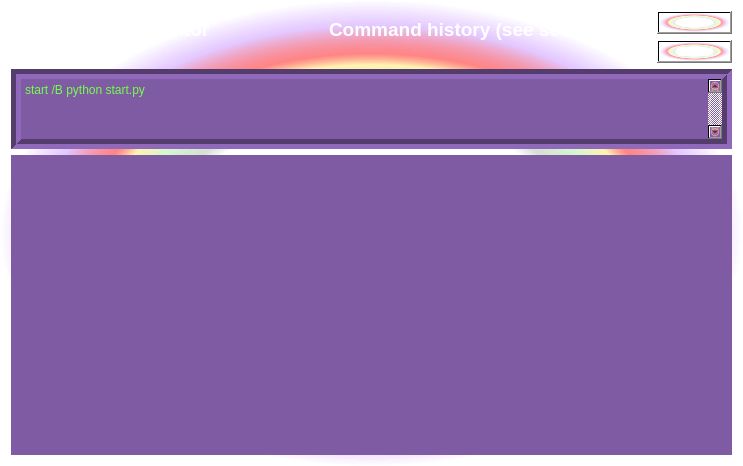
<?xml version="1.0" encoding="UTF-8"?>
<ui version="4.0">
 <class>ShellDialog</class>
 <widget class="QDialog" name="ShellDialog">
  <property name="geometry">
   <rect>
    <x>0</x>
    <y>0</y>
    <width>743</width>
    <height>459</height>
   </rect>
  </property>
  <property name="windowTitle">
   <string>Dialog</string>
  </property>
  <property name="styleSheet">
   <string notr="true">background-color: qradialgradient(spread:pad, cx:0.5, cy:0.5, radius:0.5, fx:0.5, fy:0.5, stop:0 rgba(0, 0, 0, 0), stop:0.52 rgba(0, 0, 0, 0), stop:0.565 rgba(82, 121, 76, 33), stop:0.65 rgba(159, 235, 148, 64), stop:0.721925 rgba(255, 238, 150, 129), stop:0.77 rgba(255, 128, 128, 204), stop:0.89 rgba(191, 128, 255, 64), stop:1 rgba(0, 0, 0, 0));</string>
  </property>
  <layout class="QGridLayout" name="gridLayout">
   <item row="0" column="0">
    <layout class="QHBoxLayout" name="horizontalLayout">
     <item>
      <widget class="QLabel" name="label">
       <property name="styleSheet">
        <string notr="true">background-color: rgba(0, 170, 127,0);
color: rgb(255, 255, 255);</string>
       </property>
       <property name="text">
        <string>&lt;html&gt;&lt;head/&gt;&lt;body&gt;&lt;p&gt;&lt;span style=&quot; font-size:22pt; font-weight:700; vertical-align:super;&quot;&gt;Shell command editor&lt;/span&gt;&lt;/p&gt;&lt;/body&gt;&lt;/html&gt;</string>
       </property>
      </widget>
     </item>
     <item>
      <widget class="QLabel" name="label_2">
       <property name="styleSheet">
        <string notr="true">background-color: rgba(0, 170, 127,0);
color: rgb(255, 255, 255);</string>
       </property>
       <property name="text">
        <string>&lt;html&gt;&lt;head/&gt;&lt;body&gt;&lt;p&gt;&lt;span style=&quot; font-size:22pt; font-weight:700; vertical-align:super;&quot;&gt;Command history (see settings.ini) &lt;/span&gt;&lt;/p&gt;&lt;/body&gt;&lt;/html&gt;</string>
       </property>
      </widget>
     </item>
    </layout>
   </item>
   <item row="1" column="0" colspan="2">
    <widget class="QPlainTextEdit" name="commandEdit">
     <property name="enabled">
      <bool>true</bool>
     </property>
     <property name="sizePolicy">
      <sizepolicy hsizetype="Expanding" vsizetype="Fixed">
       <horstretch>0</horstretch>
       <verstretch>0</verstretch>
      </sizepolicy>
     </property>
     <property name="maximumSize">
      <size>
       <width>16777215</width>
       <height>80</height>
      </size>
     </property>
     <property name="autoFillBackground">
      <bool>false</bool>
     </property>
     <property name="styleSheet">
      <string notr="true">background-color: rgb(126, 91, 162);
color: rgb(115, 255, 73);
font: 700 9pt &quot;Segoe UI&quot;;
border-color: rgb(85, 0, 0);
</string>
     </property>
     <property name="frameShape">
      <enum>QFrame::Box</enum>
     </property>
     <property name="frameShadow">
      <enum>QFrame::Sunken</enum>
     </property>
     <property name="lineWidth">
      <number>5</number>
     </property>
     <property name="verticalScrollBarPolicy">
      <enum>Qt::ScrollBarAlwaysOn</enum>
     </property>
     <property name="plainText">
      <string>start /B python start.py
</string>
     </property>
    </widget>
   </item>
   <item row="0" column="1">
    <widget class="QDialogButtonBox" name="buttonBox">
     <property name="styleSheet">
      <string notr="true">color: rgb(255, 255, 255);
font: 700 9pt &quot;Segoe UI&quot;;</string>
     </property>
     <property name="orientation">
      <enum>Qt::Vertical</enum>
     </property>
     <property name="standardButtons">
      <set>QDialogButtonBox::Cancel|QDialogButtonBox::Ok</set>
     </property>
    </widget>
   </item>
   <item row="2" column="0" colspan="2">
    <widget class="QConsole" name="console" native="true">
     <property name="sizePolicy">
      <sizepolicy hsizetype="Preferred" vsizetype="Maximum">
       <horstretch>0</horstretch>
       <verstretch>0</verstretch>
      </sizepolicy>
     </property>
     <property name="minimumSize">
      <size>
       <width>0</width>
       <height>300</height>
      </size>
     </property>
     <property name="mouseTracking">
      <bool>false</bool>
     </property>
     <property name="focusPolicy">
      <enum>Qt::ClickFocus</enum>
     </property>
     <property name="styleSheet">
      <string notr="true">background-color: rgb(126, 91, 162);
color: rgb(115, 255, 73);
font: 700 9pt &quot;Segoe UI&quot;;</string>
     </property>
    </widget>
   </item>
  </layout>
 </widget>
 <customwidgets>
  <customwidget>
   <class>QConsole</class>
   <extends>QWidget</extends>
   <header>ui/widgets/qconsole.h</header>
   <container>1</container>
  </customwidget>
 </customwidgets>
 <resources/>
 <connections>
  <connection>
   <sender>buttonBox</sender>
   <signal>accepted()</signal>
   <receiver>ShellDialog</receiver>
   <slot>accept()</slot>
   <hints>
    <hint type="sourcelabel">
     <x>248</x>
     <y>254</y>
    </hint>
    <hint type="destinationlabel">
     <x>157</x>
     <y>274</y>
    </hint>
   </hints>
  </connection>
  <connection>
   <sender>buttonBox</sender>
   <signal>rejected()</signal>
   <receiver>ShellDialog</receiver>
   <slot>reject()</slot>
   <hints>
    <hint type="sourcelabel">
     <x>316</x>
     <y>260</y>
    </hint>
    <hint type="destinationlabel">
     <x>286</x>
     <y>274</y>
    </hint>
   </hints>
  </connection>
 </connections>
</ui>
